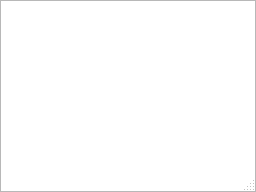
<?xml version="1.0" encoding="UTF-8"?>
<ui version="4.0">
 <class>ConnectionLogDialog</class>
 <widget class="QDialog" name="ConnectionLogDialog">
  <property name="geometry">
   <rect>
    <x>0</x>
    <y>0</y>
    <width>256</width>
    <height>192</height>
   </rect>
  </property>
  <property name="windowTitle">
   <string>Connection Log</string>
  </property>
  <property name="sizeGripEnabled">
   <bool>true</bool>
  </property>
  <layout class="QVBoxLayout" name="verticalLayout">
   <property name="margin">
    <number>0</number>
   </property>
   <item>
    <widget class="QTableView" name="logView">
     <property name="contextMenuPolicy">
      <enum>Qt::CustomContextMenu</enum>
     </property>
     <property name="autoScroll">
      <bool>false</bool>
     </property>
     <property name="editTriggers">
      <set>QAbstractItemView::NoEditTriggers</set>
     </property>
     <property name="tabKeyNavigation">
      <bool>false</bool>
     </property>
     <property name="showDropIndicator" stdset="0">
      <bool>false</bool>
     </property>
     <property name="selectionMode">
      <enum>QAbstractItemView::NoSelection</enum>
     </property>
     <property name="iconSize">
      <size>
       <width>16</width>
       <height>16</height>
      </size>
     </property>
     <property name="showGrid">
      <bool>false</bool>
     </property>
     <property name="wordWrap">
      <bool>false</bool>
     </property>
     <attribute name="horizontalHeaderVisible">
      <bool>false</bool>
     </attribute>
     <attribute name="horizontalHeaderHighlightSections">
      <bool>false</bool>
     </attribute>
     <attribute name="horizontalHeaderStretchLastSection">
      <bool>true</bool>
     </attribute>
     <attribute name="verticalHeaderVisible">
      <bool>false</bool>
     </attribute>
     <attribute name="verticalHeaderDefaultSectionSize">
      <number>18</number>
     </attribute>
     <attribute name="verticalHeaderHighlightSections">
      <bool>false</bool>
     </attribute>
    </widget>
   </item>
  </layout>
  <action name="actionCopy">
   <property name="icon">
    <iconset theme="edit-copy">
     <normaloff/>
    </iconset>
   </property>
   <property name="text">
    <string>&amp;Copy</string>
   </property>
   <property name="shortcut">
    <string notr="true">Ctrl+C</string>
   </property>
  </action>
 </widget>
 <resources/>
 <connections/>
</ui>
